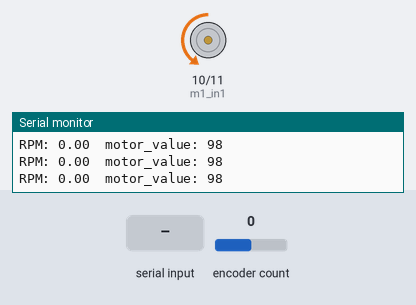
A sketch run on a simulated Arduino Uno, built with avr-gcc and run on an emulated ATmega328P. On the bench: motor-driver pin pairs drawn as motors (green arrow = first pin HIGH = forward, orange = second pin HIGH = backward, longer = more drive, scaled by the enable pin), the last lines printed to the serial monitor. The inputs (shaded band) are chosen by the test bench; at power-on: encoder count 0.

Above: at 1.2 s.
1.3 s: "90,45\n" received over Serial
At 3.5 s:
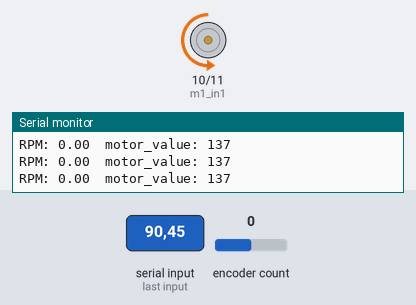
3.8 s: "30,150\n" received over Serial
At 5.7 s:
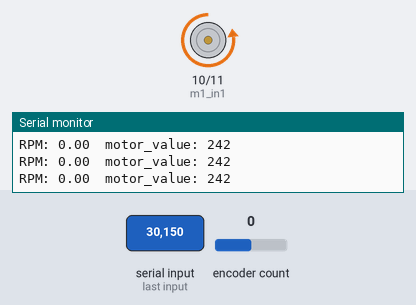
6.3 s: encoder count set to 4
At 7.4 s:
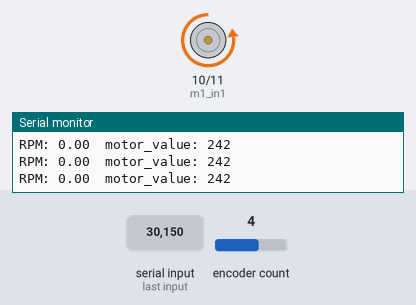
Timing chart, 0 to 9.3 s (numbered marks = the images above; inputs shaded):
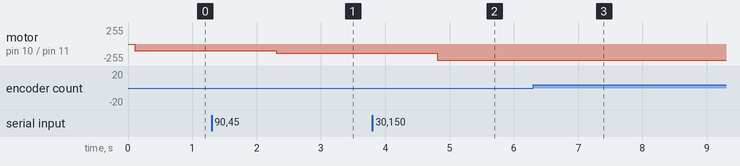

Measured:
- after the input at 1.3 s, motor on pin 10 (m1_in1) / pin 11 (m1_in2): backward 98/255 → backward 137/255 after 1.0 s
- after the input at 3.8 s, motor on pin 10 (m1_in1) / pin 11 (m1_in2): backward 137/255 → backward 242/255 after 1.0 s
- after the input at 6.3 s, motor on pin 10 (m1_in1) / pin 11 (m1_in2): backward 242/255 → backward 241/255 at once, → backward 242/255 0.10 s later

The sketch:

Nikodem_convert_to_speed_control.ino
```cpp
#include <Encoder.h>
#include <PIDController.h>

PIDController pos_pid;
int motor_value = 255;
const int lowest_power_value = 55;
long integerValue = 0;  // Max value is 65535
char incomingByte;
const int check_rpm_period = 100;

// 8423 pulses per revolution by eye
int pulses_per_revolution = 8423;
double RPM = 1;
long oldPosition  = 0;

unsigned long start_time = millis();
unsigned long last_time_for_revolution = millis();
unsigned long prev_time = start_time;

const int en1_pwm = 9;
const int m1_in1 = 10;
const int m1_in2 = 11;

Encoder myEnc(2, 3);

void setup() {

  Serial.begin(9600);
  pinMode(m1_in1, OUTPUT);
  pinMode(m1_in2, OUTPUT);
  pinMode(m1_in1, OUTPUT);
  pinMode(m1_in2, OUTPUT);
  pinMode(en1_pwm, OUTPUT);

  pos_pid.begin();
  //pos_pid.tune(15, 0.1, 2000);   // strangely good defaults?
  pos_pid.tune(10, 3.3, 0);
  pos_pid.limit(-255, 255);
  pos_pid.setpoint(6);
}

void loop() {
    if (Serial.available() > 0) {
        integerValue = 0;

        integerValue = Serial.parseInt();
        if (integerValue != 0) {
          Serial.print("New setpoint: ");
          Serial.println(integerValue);
          pos_pid.setpoint(integerValue);
        }
    }

    long newPosition = myEnc.read();
    long curr_time = millis() - start_time;
    long time_difference = curr_time - prev_time;
    if (time_difference > check_rpm_period) {
      prev_time = curr_time;

      int num_pulses_in_period = abs(newPosition - oldPosition);
      double pulses_per_second = (1000.0 / (double)time_difference) * (double)num_pulses_in_period;
      double time_for_one_revolution = (double)pulses_per_revolution / pulses_per_second;
      RPM = 60.0 / time_for_one_revolution;

      if (newPosition - oldPosition > 0) {
      }
      else if (newPosition - oldPosition < 0) {
        RPM = RPM * -1;
      }

      motor_value = pos_pid.compute(RPM);
      if(motor_value > 0) {
        MotorCounterClockwise(abs(motor_value));
      }
      else {
        MotorClockwise(abs(motor_value));
      }
      Serial.print("RPM: ");
      Serial.print(RPM);
      Serial.print("  ");
      Serial.print("motor_value: ");
      Serial.println(motor_value);
      /*Serial.print(" ");
      Serial.print("newPosition: ");
      Serial.println(newPosition);*/

      oldPosition = newPosition;
    }

    //delay(10);
}

void MotorClockwise(int power) {
  //if(power > lowest_power_value) {
    analogWrite(en1_pwm, power);
    digitalWrite(m1_in1, HIGH);
    digitalWrite(m1_in2, LOW);
  /*}
  else {
    digitalWrite(m1_in1, LOW);
    digitalWrite(m1_in2, LOW);
  }*/
}

void MotorCounterClockwise(int power) {
  if(power > lowest_power_value) {
    analogWrite(en1_pwm, power);
    digitalWrite(m1_in1, LOW);
    digitalWrite(m1_in2, HIGH);
  }
  else {
    digitalWrite(m1_in1, LOW);
    digitalWrite(m1_in2, LOW);


    // todo try below?
    /*analogWrite(en1_pwm, lowest_power_value);
    digitalWrite(m1_in1, HIGH);
    digitalWrite(m1_in2, LOW);*/
  }
}
```
